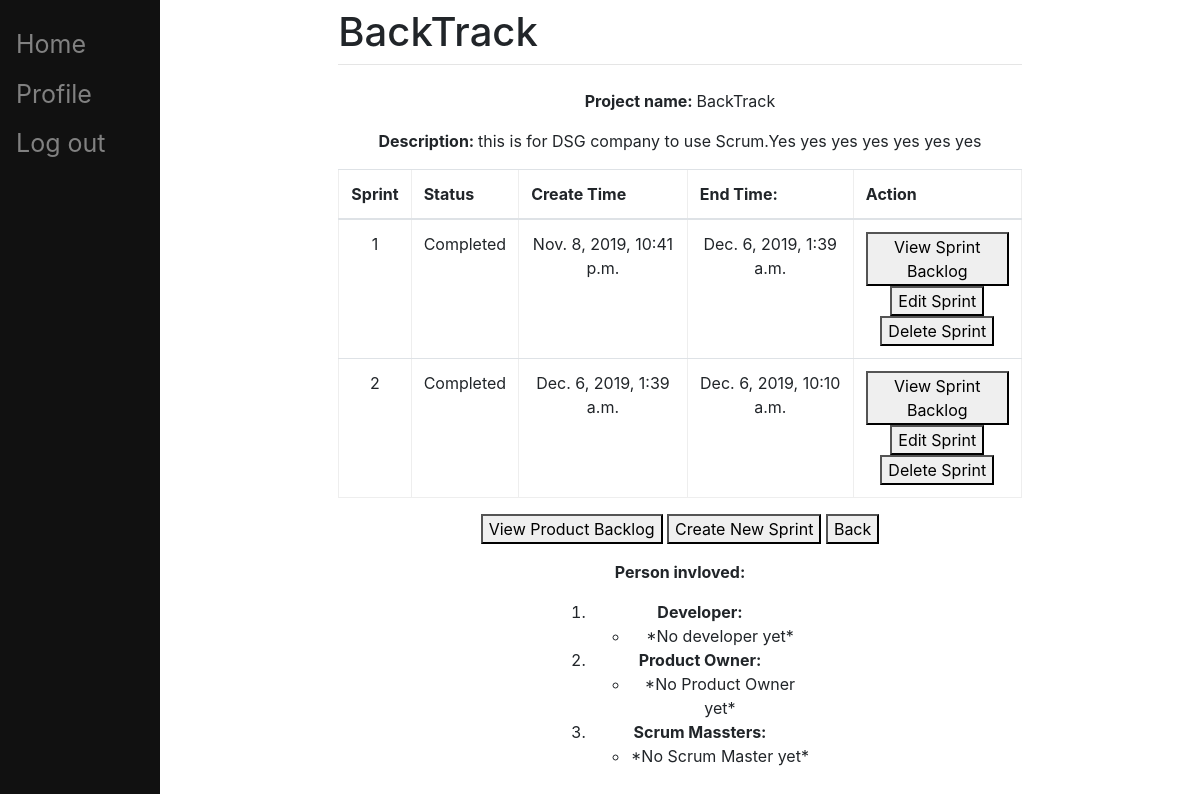
The app's page /pbi/viewProject/4/ (signed in) with its own data.
### pbi/models.py (models this page shows, shortened)
class Project(models.Model):
	STAT = (
		('Completed', 'Completed'),
		('In Progress', 'In Progress'),
		('Not yet started', 'Not yet started'),
	)
	name = models.CharField(max_length=200)
	description = models.CharField(default='emptyproject', max_length=200)
	status = models.CharField(choices=STAT, default='Not yet started', max_length=200)
	last_sprint = models.IntegerField()

class Sprint(models.Model):
	STAT = (
		('Completed', 'Completed'),
		('In Progress', 'In Progress'),
		('Not yet started', 'Not yet started'),
	)
	number = models.IntegerField()
	capacity = models.IntegerField(blank=True, null=True)
	status = models.CharField(choices=STAT, default='Not yet started', max_length=200)
	create_at = models.DateTimeField(blank=True, default=timezone.now, editable=False)
	end_at = models.DateTimeField(blank=True, null=True)
	project = models.ForeignKey(Project, on_delete=models.CASCADE)

### pbi/views.py (the view)
class ProjectView(LoginRequiredMixin, TemplateView):
    login_url = '/pbi/login/'
    redirect_field_name = 'redirect_to'
    template_name = 'project_view.html'
    def get_context_data(self, **kwargs):
        project = self.kwargs['project']
        context = super().get_context_data(**kwargs)
        context['project'] = Project.objects.get(pk=project)
        context['developer_list'] = Person.objects.filter(project__pk = project, role = 'Developer')
        context['productowner_list'] = Person.objects.filter(project__pk = project, role = 'Product Owner')
        context['scrummaster_list'] = Person.objects.filter(project__pk = project, role = 'Scrum Master')
        context['sprint_list'] = Sprint.objects.filter(project__pk = project)
        return context

### templates/project_view.html (shortened to what this page needs)
{% extends "main/base.html" %}
{% block content %}
<!DOCTYPE html>
<html lang="en">
<head>
</head>
<p>
    <p align="center"><b>Project name: </b> {{project.name}} </p>
    <p align="center"><b>Description: </b> {{project.description}} </p>
	<table class="table" border="2" style="border:2px;" cellpadding="10" align="center">
		<thead>
			<tr>
				<th align="center" valign="center">Sprint</th>
				<th align="center" valign="center">Status</th>
				<th align="center" valign="center">Create Time</th>
				<th align="center" valign="center">End Time:</th>
				<th align="center" valign="center">Action</th>
			</tr>
		</thead>
		<tbody>
			{% for sprint in sprint_list %}
				<tr>
					<td align="center" valign="center">{{sprint.number}}</td>
					<td align="center" valign="center">{{sprint.status}}</td>
					<td align="center" valign="center">{{sprint.create_at}}</td>
					<td align="center" valign="center">{{sprint.end_at}}</td>
					<td align="center" valign="center">
						<button onclick="window.location.href = 'http://localhost:8000/pbi/viewSprintBacklog/{{sprint.pk}}';" value="SprintBacklog">View Sprint Backlog</button>
						<br>
						<button onclick="window.location.href = 'http://localhost:8000/pbi/updateSprint/{{sprint.pk}}';" value="SprintBacklog">Edit Sprint</button>
						<br>
						<button onclick="window.location.href = 'http://localhost:8000/pbi/deleteSprint/{{sprint.pk}}';" value="SprintBacklog">Delete Sprint</button>
					</td>
				</tr>
			{% endfor %}
		</tbody>
	</table>
	<p align="center">
		<button onclick="window.location.href = 'http://localhost:8000/pbi/viewProductbacklog/{{project.pk}}';" value="ProductBacklog">View Product Backlog</button>
		<button onclick="window.location.href = 'http://localhost:8000/pbi/createSprint/{{project.pk}}';" value="createSprint">Create New Sprint</button>
		<button onclick="window.location.href = 'http://localhost:8000/pbi/ProjectList/';" value="Back">Back</button>
	</p>
    <p align="center"><b>Person invloved:</b>
	<ol style="text-align:center;max-width:260px;margin:0 auto;">
		<li><b>Developer:</b></li>
		<ul>
			{% for developer in developer_list %}
				<li>{{developer.name}}</li>
			{% empty %}
				<li>*No developer yet*</li>
			{% endfor %}
		</ul>
		<li><b>Product Owner:</b></li>
		<ul>
			{% for productowner in productowner_list %}
				<li>{{productowner.name}}</li>
			{% empty %}
				<li>*No Product Owner yet*</li>
			{% endfor %}
		</ul>
		<li><b>Scrum Massters:</b></li>
		<ul>
			{% for scrummaster in scrummaster %}
				<li>{{scrummaster.name}}</li>
			{% empty %}
				<li>*No Scrum Master yet*</li>
			{% endfor %}
		</ul>
	</ol>
	</p>
</body>
</html>
{% endblock %}

### records on screen
Project: name "BackTrack", description "this is for DSG company to use Scrum.Yes yes yes yes yes yes yes"
Sprint: number "1", status "Completed", create_at "Nov. 8, 2019, 10:41 p.m.", end_at "Dec. 6, 2019, 1:39 a.m."
Sprint: number "2", status "Completed", create_at "Dec. 6, 2019, 1:39 a.m.", end_at "Dec. 6, 2019, 10:10 a.m."
